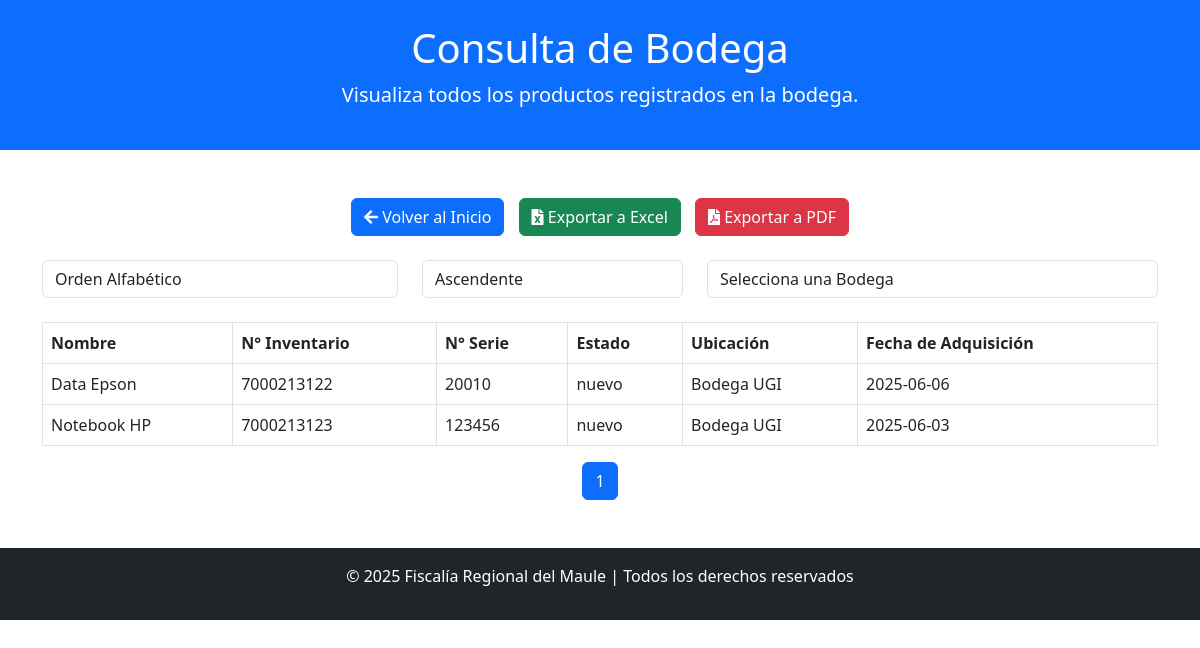
/consultaBodega.php, run on the app's committed database.
### tables this page shows
CREATE TABLE `productos` (
  `id` int(11) NOT NULL,
  `nombre` varchar(255) NOT NULL,
  `numero_inventario` varchar(50) NOT NULL,
  `numero_serie` varchar(50) NOT NULL,
  `estado` enum('nuevo','bueno','con observaciones','dañado','en reparación') DEFAULT 'nuevo',
  `fecha_adquisicion` date DEFAULT NULL,
  `ubicacion_actual` varchar(255) DEFAULT NULL
);

### php/productoController.php (called while the page is built, shortened)
<?php
class ProductoController {
    public function obtenerProductos($orderBy = 'nombre', $orderDirection = 'ASC', $bodegaFilter = '', $limit = 10, $offset = 0) {
        $database = new Database();
        $pdo = $database->getConnection();
        $columnasPermitidas = ['nombre', 'numero_inventario', 'numero_serie', 'estado', 'ubicacion_actual', 'fecha_adquisicion'];
        $direccionesPermitidas = ['ASC', 'DESC'];
        $query = "SELECT * FROM productos WHERE 1";
        $query .= " ORDER BY $orderBy $orderDirection LIMIT :limit OFFSET :offset";
        $stmt = $pdo->prepare($query);
        $stmt->bindValue(':limit', (int)$limit, PDO::PARAM_INT);
        $stmt->bindValue(':offset', (int)$offset, PDO::PARAM_INT);
        $stmt->execute();
        return $stmt->fetchAll(PDO::FETCH_ASSOC);
    }
}
?>

### consultaBodega.php (the view, shortened to what this page needs)
<?php
include('php/productoController.php');
$productoController = new ProductoController();
$orderBy = isset($_GET['orderBy']) ? $_GET['orderBy'] : 'nombre';
$orderDirection = isset($_GET['orderDirection']) ? $_GET['orderDirection'] : 'ASC';
$bodegaFilter = isset($_GET['bodega']) ? $_GET['bodega'] : '';
$pagina = isset($_GET['pagina']) ? (int)$_GET['pagina'] : 1;
$limite = 10;
$offset = ($pagina - 1) * $limite;
$totalProductos = count($productoController->obtenerProductos($orderBy, $orderDirection, $bodegaFilter, 10000, 0));
$totalPaginas = ceil($totalProductos / $limite);
$productos = $productoController->obtenerProductos($orderBy, $orderDirection, $bodegaFilter, $limite, $offset);
?>
<!DOCTYPE html>
<html lang="es">
<head>
    <link href="css/bootstrap.min.css" rel="stylesheet">
    <link href="https://cdnjs.cloudflare.com/ajax/libs/font-awesome/5.15.3/css/all.min.css" rel="stylesheet">
</head>
<body>
<header class="bg-primary text-white text-center py-4">
    <h1>Consulta de Bodega</h1>
    <p class="lead">Visualiza todos los productos registrados en la bodega.</p>
</header>
<div class="container my-5">
    <?php if (!empty($productos)): ?>
    <div class="row mb-4 text-center">
        <div class="col-md-12">
            <form method="POST" action="index.php" style="display:inline-block;">
                <button class="btn btn-primary" type="submit">
                    <i class="fas fa-arrow-left"></i> Volver al Inicio
                </button>
            </form>
            <form method="GET" action="exportarExcel.php" style="display:inline-block; margin-left: 10px;">
                <button type="submit" class="btn btn-success">
                    <i class="fas fa-file-excel"></i> Exportar a Excel
                </button>
            </form>
            <form method="GET" action="exportarPDF.php" style="display:inline-block; margin-left: 10px;">
                <button type="submit" class="btn btn-danger">
                    <i class="fas fa-file-pdf"></i> Exportar a PDF
                </button>
            </form>
        </div>
    </div>
    <form method="GET" action="consultaBodega.php" class="row mb-4">
        <div class="col-md-4">
            <select name="orderBy" class="form-control" onchange="this.form.submit()">
                <option value="nombre" <?= $orderBy == 'nombre' ? 'selected' : '' ?>>Orden Alfabético</option>
            </select>
        </div>
        <div class="col-md-3">
            <select name="orderDirection" class="form-control" onchange="this.form.submit()">
                <option value="ASC" <?= $orderDirection == 'ASC' ? 'selected' : '' ?>>Ascendente</option>
            </select>
        </div>
        <div class="col-md-5">
            <select name="bodega" class="form-control" onchange="this.form.submit()">
                <option value="">Selecciona una Bodega</option>
            </select>
        </div>
    </form>
    <table class="table table-bordered">
        <thead class="thead-light">
            <tr>
                <th>Nombre</th>
                <th>N° Inventario</th>
                <th>N° Serie</th>
                <th>Estado</th>
                <th>Ubicación</th>
                <th>Fecha de Adquisición</th>
            </tr>
        </thead>
        <tbody>
            <?php foreach ($productos as $producto): ?>
            <tr>
                <td><?= $producto['nombre'] ?></td>
                <td><?= $producto['numero_inventario'] ?></td>
                <td><?= $producto['numero_serie'] ?></td>
                <td><?= $producto['estado'] ?></td>
                <td><?= $producto['ubicacion_actual'] ?></td>
                <td><?= $producto['fecha_adquisicion'] ?></td>
            </tr>
            <?php endforeach; ?>
        </tbody>
    </table>
    <nav>
        <ul class="pagination justify-content-center">
            <?php for ($i = 1; $i <= $totalPaginas; $i++): ?>
                <li class="page-item <?= ($i == $pagina) ? 'active' : '' ?>">
                    <a class="page-link" href="?pagina=<?= $i ?>&orderBy=<?= $orderBy ?>&orderDirection=<?= $orderDirection ?>&bodega=<?= $bodegaFilter ?>">
                        <?= $i ?>
                    </a>
                </li>
            <?php endfor; ?>
        </ul>
    </nav>
    <?php else: ?>
    <div class="alert alert-warning">
        No hay productos registrados en la bodega.
    </div>
    <?php endif; ?>
</div>
<footer class="bg-dark text-white text-center py-3">
    <p>&copy; 2025 Fiscalía Regional del Maule | Todos los derechos reservados</p>
</footer>
</body>
</html>

### data on the page
productos: nombre "Data Epson", numero_inventario "7000213122", numero_serie "20010", estado "nuevo", ubicacion_actual "Bodega UGI", fecha_adquisicion "2025-06-06"
productos: nombre "Notebook HP", numero_inventario "7000213123", numero_serie "123456", estado "nuevo", ubicacion_actual "Bodega UGI", fecha_adquisicion "2025-06-03"
